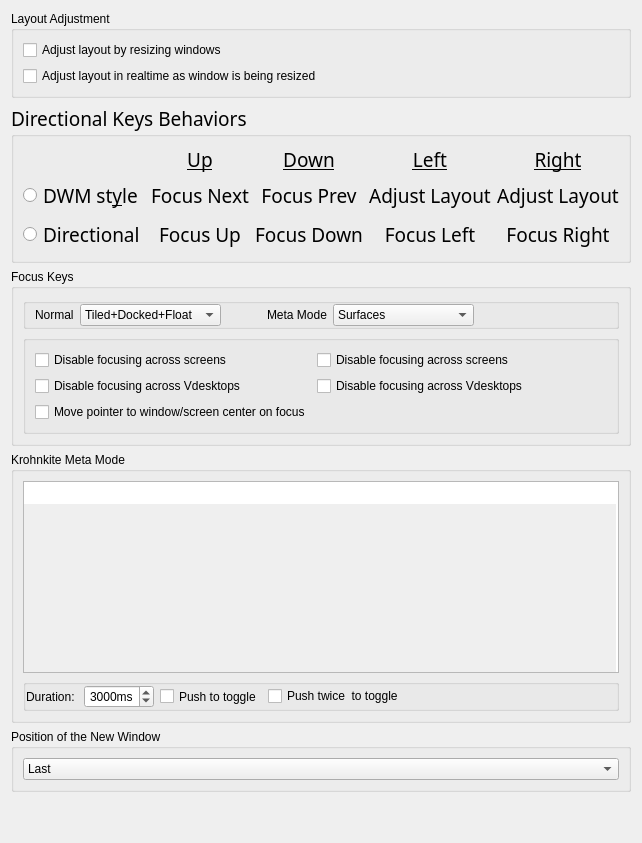
     <widget class="QWidget" name="_4_behaviorTab">
      <attribute name="title">
       <string>Behavior</string>
      </attribute>
      <layout class="QVBoxLayout" name="verticalLayout_6">
       <item>
        <widget class="QGroupBox" name="GB_1_layoutAdjustment">
         <property name="title">
          <string>Layout Adjustment</string>
         </property>
         <layout class="QVBoxLayout" name="verticalLayout_7">
          <item>
           <widget class="QCheckBox" name="kcfg_adjustLayout">
            <property name="toolTip">
             <string>Resizing window will cause layout to be adjusted. The actual behaviour might differ based on layout in use.</string>
            </property>
            <property name="text">
             <string>Adjust layout by resizing windows</string>
            </property>
           </widget>
          </item>
          <item>
           <widget class="QCheckBox" name="kcfg_adjustLayoutLive">
            <property name="toolTip">
             <string>If enabled, resizing window will immediately adjust layout. If disabled, layout will be adjusted *after* window resizing is over.</string>
            </property>
            <property name="text">
             <string>Adjust layout in realtime as window is being resized</string>
            </property>
           </widget>
          </item>
         </layout>
        </widget>
       </item>
       <item>
        <widget class="QGroupBox" name="GB_2_directionalMode">
         <property name="font">
          <font>
           <family>Noto Sans</family>
           <pointsize>14</pointsize>
           <italic>false</italic>
           <bold>false</bold>
          </font>
         </property>
         <property name="title">
          <string>Directional Keys Behaviors</string>
         </property>
         <layout class="QGridLayout" name="gridLayout_4">
          <item row="2" column="0">
           <widget class="QRadioButton" name="kcfg_directionalKeyFocus">
            <property name="sizePolicy">
             <sizepolicy hsizetype="Maximum" vsizetype="Fixed">
              <horstretch>0</horstretch>
              <verstretch>0</verstretch>
             </sizepolicy>
            </property>
            <property name="font">
             <font>
              <family>Noto Sans</family>
              <pointsize>14</pointsize>
              <italic>false</italic>
              <bold>false</bold>
             </font>
            </property>
            <property name="text">
             <string>Directional</string>
            </property>
            <attribute name="buttonGroup">
             <string notr="true">directionalKeyButtonGroup</string>
            </attribute>
           </widget>
          </item>
          <item row="0" column="4">
           <widget class="QLabel" name="label_5">
            <property name="font">
             <font>
              <family>Noto Sans</family>
              <pointsize>14</pointsize>
              <italic>false</italic>
              <bold>false</bold>
              <underline>true</underline>
             </font>
            </property>
            <property name="text">
             <string>Right</string>
            </property>
            <property name="alignment">
             <set>Qt::AlignmentFlag::AlignCenter</set>
            </property>
           </widget>
          </item>
          <item row="2" column="4">
           <widget class="QLabel" name="label_12">
            <property name="text">
             <string>Focus Right</string>
            </property>
            <property name="alignment">
             <set>Qt::AlignmentFlag::AlignCenter</set>
            </property>
           </widget>
          </item>
          <item row="1" column="2">
           <widget class="QLabel" name="label_6">
            <property name="text">
             <string>Focus Prev</string>
            </property>
            <property name="alignment">
             <set>Qt::AlignmentFlag::AlignCenter</set>
            </property>
           </widget>
          </item>
          <item row="0" column="3">
           <widget class="QLabel" name="label_4">
            <property name="font">
             <font>
              <family>Noto Sans</family>
              <pointsize>14</pointsize>
              <italic>false</italic>
              <bold>false</bold>
              <underline>true</underline>
             </font>
            </property>
            <property name="text">
             <string>Left</string>
            </property>
            <property name="alignment">
             <set>Qt::AlignmentFlag::AlignCenter</set>
            </property>
           </widget>
          </item>
          <item row="0" column="2">
           <widget class="QLabel" name="label_3">
            <property name="font">
             <font>
              <family>Noto Sans</family>
              <pointsize>14</pointsize>
              <italic>false</italic>
              <bold>false</bold>
              <underline>true</underline>
             </font>
            </property>
            <property name="text">
             <string>Down</string>
            </property>
            <property name="alignment">
             <set>Qt::AlignmentFlag::AlignCenter</set>
            </property>
           </widget>
          </item>
          <item row="1" column="3">
           <widget class="QLabel" name="label_7">
            <property name="text">
             <string>Adjust Layout</string>
            </property>
            <property name="alignment">
             <set>Qt::AlignmentFlag::AlignCenter</set>
            </property>
           </widget>
          </item>
          <item row="2" column="3">
           <widget class="QLabel" name="label_11">
            <property name="text">
             <string>Focus Left</string>
            </property>
            <property name="alignment">
             <set>Qt::AlignmentFlag::AlignCenter</set>
            </property>
           </widget>
          </item>
          <item row="1" column="1">
           <widget class="QLabel" name="label">
            <property name="text">
             <string>Focus Next</string>
            </property>
            <property name="alignment">
             <set>Qt::AlignmentFlag::AlignCenter</set>
            </property>
           </widget>
          </item>
          <item row="1" column="0">
           <widget class="QRadioButton" name="kcfg_directionalKeyDwm">
            <property name="sizePolicy">
             <sizepolicy hsizetype="Maximum" vsizetype="Fixed">
              <horstretch>0</horstretch>
              <verstretch>0</verstretch>
             </sizepolicy>
            </property>
            <property name="font">
             <font>
              <family>Noto Sans</family>
              <pointsize>14</pointsize>
              <italic>false</italic>
              <bold>false</bold>
             </font>
            </property>
            <property name="text">
             <string>DWM st&amp;yle</string>
            </property>
            <attribute name="buttonGroup">
             <string notr="true">directionalKeyButtonGroup</string>
            </attribute>
           </widget>
          </item>
          <item row="2" column="2">
           <widget class="QLabel" name="label_10">
            <property name="text">
             <string>Focus Down</string>
            </property>
            <property name="alignment">
             <set>Qt::AlignmentFlag::AlignCenter</set>
            </property>
           </widget>
          </item>
          <item row="2" column="1">
           <widget class="QLabel" name="label_9">
            <property name="text">
             <string>Focus Up</string>
            </property>
            <property name="alignment">
             <set>Qt::AlignmentFlag::AlignCenter</set>
            </property>
           </widget>
          </item>
          <item row="1" column="4">
           <widget class="QLabel" name="label_8">
            <property name="text">
             <string>Adjust Layout</string>
            </property>
            <property name="alignment">
             <set>Qt::AlignmentFlag::AlignCenter</set>
            </property>
           </widget>
          </item>
          <item row="0" column="1">
           <widget class="QLabel" name="label_2">
            <property name="font">
             <font>
              <family>Noto Sans</family>
              <pointsize>14</pointsize>
              <italic>false</italic>
              <bold>false</bold>
              <underline>true</underline>
             </font>
            </property>
            <property name="text">
             <string>Up</string>
            </property>
            <property name="alignment">
             <set>Qt::AlignmentFlag::AlignCenter</set>
            </property>
           </widget>
          </item>
         </layout>
        </widget>
       </item>
       <item>
        <widget class="QGroupBox" name="groupBox">
         <property name="title">
          <string>Focus Keys</string>
         </property>
         <layout class="QVBoxLayout" name="verticalLayout_15">
          <item>
           <widget class="QGroupBox" name="groupBox_2">
            <property name="title">
             <string/>
            </property>
            <property name="flat">
             <bool>true</bool>
            </property>
            <layout class="QGridLayout" name="gridLayout_34">
             <property name="topMargin">
              <number>0</number>
             </property>
             <property name="bottomMargin">
              <number>0</number>
             </property>
             <item row="0" column="6">
              <spacer name="horizontalSpacer_24">
               <property name="orientation">
                <enum>Qt::Orientation::Horizontal</enum>
               </property>
               <property name="sizeHint" stdset="0">
                <size>
                 <width>40</width>
                 <height>20</height>
                </size>
               </property>
              </spacer>
             </item>
             <item row="0" column="5">
              <widget class="QComboBox" name="kcfg_focusMeta">
               <property name="toolTip">
                <string>&lt;html&gt;&lt;head/&gt;&lt;body&gt;&lt;p&gt;What types of window can be focused using Krohnkite's focus keys in meta Mode. &lt;/p&gt;&lt;p&gt;Meta shortcuts: &lt;span style=&quot; font-weight:700;&quot;&gt;MetaFocusLeft&lt;/span&gt;, &lt;span style=&quot; font-weight:700;&quot;&gt;MetaFocusRight&lt;/span&gt;, &lt;span style=&quot; font-weight:700;&quot;&gt;MetaFocusUp&lt;/span&gt;, &lt;span style=&quot; font-weight:700;&quot;&gt;MetaFocusDown&lt;/span&gt;&lt;/p&gt;&lt;p&gt;These Meta Shortcuts have configured on the same Focus keys. Can be overridden in Krohnkite Meta Mode configuration settings (see wiki).&lt;/p&gt;&lt;p&gt;&lt;span style=&quot; font-weight:700;&quot;&gt;Special : focus up - &lt;/span&gt;walk on screens. &lt;span style=&quot; font-weight:700;&quot;&gt;focus down - &lt;/span&gt;walk on all the windows, even those that are not managed and  registered by Krohnkite. &lt;span style=&quot; font-weight:700;&quot;&gt;focus left/right - &lt;/span&gt;walk on Virtual Desktops.&lt;/p&gt;&lt;/body&gt;&lt;/html&gt;</string>
               </property>
               <property name="currentIndex">
                <number>1</number>
               </property>
               <item>
                <property name="text">
                 <string>Tiled+Docked+Float</string>
                </property>
               </item>
               <item>
                <property name="text">
                 <string>Surfaces</string>
                </property>
               </item>
               <item>
                <property name="text">
                 <string>Tiled</string>
                </property>
               </item>
               <item>
                <property name="text">
                 <string>Float</string>
                </property>
               </item>
               <item>
                <property name="text">
                 <string>Docked</string>
                </property>
               </item>
               <item>
                <property name="text">
                 <string>Tiled+Float</string>
                </property>
               </item>
               <item>
                <property name="text">
                 <string>Tiled+Docked</string>
                </property>
               </item>
               <item>
                <property name="text">
                 <string>Float+Docked</string>
                </property>
               </item>
               <item>
                <property name="text">
                 <string>Special</string>
                </property>
               </item>
              </widget>
             </item>
             <item row="0" column="0">
              <widget class="QLabel" name="label_62">
               <property name="text">
                <string>Normal</string>
               </property>
              </widget>
             </item>
             <item row="0" column="1">
              <widget class="QComboBox" name="kcfg_focusNormal">
               <property name="toolTip">
                <string>&lt;html&gt;&lt;head/&gt;&lt;body&gt;&lt;p&gt;What types of window can be focused using Krohnkite's focus keys. &lt;/p&gt;&lt;p&gt;&lt;span style=&quot; font-weight:700;&quot;&gt;Special : focus up - &lt;/span&gt;walk on screens. &lt;span style=&quot; font-weight:700;&quot;&gt;focus down - &lt;/span&gt;walk on all the windows, even those that are not managed and  registered by Krohnkite. &lt;span style=&quot; font-weight:700;&quot;&gt;focus left/right - &lt;/span&gt;walk on Virtual Desktops.&lt;/p&gt;&lt;/body&gt;&lt;/html&gt;</string>
               </property>
               <item>
                <property name="text">
                 <string>Tiled+Docked+Float</string>
                </property>
               </item>
               <item>
                <property name="text">
                 <string>Surfaces</string>
                </property>
               </item>
               <item>
                <property name="text">
                 <string>Tiled</string>
                </property>
               </item>
               <item>
                <property name="text">
                 <string>Float</string>
                </property>
               </item>
               <item>
                <property name="text">
                 <string>Docked</string>
                </property>
               </item>
               <item>
                <property name="text">
                 <string>Tiled+Float</string>
                </property>
               </item>
               <item>
                <property name="text">
                 <string>Tiled+Docked</string>
                </property>
               </item>
               <item>
                <property name="text">
                 <string>Float+Docked</string>
                </property>
               </item>
               <item>
                <property name="text">
                 <string>Special</string>
                </property>
               </item>
              </widget>
             </item>
             <item row="0" column="3">
              <widget class="QLabel" name="label_63">
               <property name="text">
                <string>Meta Mode</string>
               </property>
               <property name="margin">
                <number>0</number>
               </property>
              </widget>
             </item>
             <item row="0" column="2">
              <spacer name="horizontalSpacer_26">
               <property name="orientation">
                <enum>Qt::Orientation::Horizontal</enum>
               </property>
               <property name="sizeType">
                <enum>QSizePolicy::Policy::Minimum</enum>
               </property>
               <property name="sizeHint" stdset="0">
                <size>
                 <width>40</width>
                 <height>20</height>
                </size>
               </property>
              </spacer>
             </item>
            </layout>
           </widget>
          </item>
          <item>
           <widget class="QGroupBox" name="groupBox_3">
            <property name="title">
             <string/>
            </property>
            <property name="flat">
             <bool>true</bool>
            </property>
            <layout class="QGridLayout" name="gridLayout_35">
             <item row="0" column="0">
              <widget class="QCheckBox" name="kcfg_focusNormalDisableScreens">
               <property name="toolTip">
                <string>&lt;html&gt;&lt;head/&gt;&lt;body&gt;&lt;p&gt;&lt;br/&gt;&lt;/p&gt;&lt;/body&gt;&lt;/html&gt;</string>
               </property>
               <property name="text">
                <string>Disable focusing across screens</string>
               </property>
              </widget>
             </item>
             <item row="1" column="1">
              <widget class="QCheckBox" name="kcfg_focusMetaDisableVDesktops">
               <property name="toolTip">
                <string>&lt;html&gt;&lt;head/&gt;&lt;body&gt;&lt;p&gt;&lt;br/&gt;&lt;/p&gt;&lt;/body&gt;&lt;/html&gt;</string>
               </property>
               <property name="text">
                <string>Disable focusing across Vdesktops</string>
               </property>
              </widget>
             </item>
             <item row="0" column="1">
              <widget class="QCheckBox" name="kcfg_focusMetaDisableScreens">
               <property name="toolTip">
                <string>&lt;html&gt;&lt;head/&gt;&lt;body&gt;&lt;p&gt;&lt;br/&gt;&lt;/p&gt;&lt;/body&gt;&lt;/html&gt;</string>
               </property>
               <property name="text">
                <string>Disable focusing across screens</string>
               </property>
              </widget>
             </item>
             <item row="1" column="0">
              <widget class="QCheckBox" name="kcfg_focusNormalDisableVDesktops">
               <property name="toolTip">
                <string>&lt;html&gt;&lt;head/&gt;&lt;body&gt;&lt;p&gt;&lt;br/&gt;&lt;/p&gt;&lt;/body&gt;&lt;/html&gt;</string>
               </property>
               <property name="text">
                <string>Disable focusing across Vdesktops</string>
               </property>
              </widget>
             </item>
             <item row="2" column="0">
              <widget class="QCheckBox" name="kcfg_movePointerOnFocus">
               <property name="toolTip">
                 <string>Move mouse cursor to the center of a window/screen when it becomes focused</string>
               </property>
               <property name="text">
                 <string>Move pointer to window/screen center on focus</string>
               </property>
              </widget>
             </item>
             <item row="0" column="2">
              <spacer name="horizontalSpacer_25">
               <property name="orientation">
                <enum>Qt::Orientation::Horizontal</enum>
               </property>
               <property name="sizeHint" stdset="0">
                <size>
                 <width>40</width>
                 <height>20</height>
                </size>
               </property>
              </spacer>
             </item>
            </layout>
           </widget>
          </item>
         </layout>
        </widget>
       </item>
       <item>
        <widget class="QGroupBox" name="GB_3_metaShortcut">
         <property name="title">
          <string>Krohnkite Meta Mode</string>
         </property>
         <layout class="QVBoxLayout" name="verticalLayout_3">
          <item>
           <widget class="QPlainTextEdit" name="kcfg_metaConf">
            <property name="sizePolicy">
             <sizepolicy hsizetype="Expanding" vsizetype="Minimum">
              <horstretch>0</horstretch>
              <verstretch>0</verstretch>
             </sizepolicy>
            </property>
            <property name="toolTip">
             <string>&lt;html&gt;&lt;head/&gt;&lt;body&gt;&lt;p&gt;Redefining the default keybindings in Meta Mode (see the wiki for details)&lt;/p&gt;&lt;p&gt;Format(Case Sensitive): functionality1=functionality2&amp;lt;enter&amp;gt;&lt;/p&gt;&lt;p&gt;where functionality1 is what you shortcut push, functionality2 - what functionality will run in Meta Mode For example:&lt;/p&gt;&lt;p&gt;RaiseSurfaceCapacity=ResetSurfaceCapacity&lt;/p&gt;&lt;/body&gt;&lt;/html&gt;</string>
            </property>
            <property name="overwriteMode">
             <bool>false</bool>
            </property>
            <property name="backgroundVisible">
             <bool>true</bool>
            </property>
            <property name="centerOnScroll">
             <bool>true</bool>
            </property>
           </widget>
          </item>
          <item>
           <widget class="QGroupBox" name="GB_2_metaDuration">
            <property name="sizePolicy">
             <sizepolicy hsizetype="Preferred" vsizetype="Preferred">
              <horstretch>0</horstretch>
              <verstretch>0</verstretch>
             </sizepolicy>
            </property>
            <property name="title">
             <string/>
            </property>
            <property name="flat">
             <bool>true</bool>
            </property>
            <layout class="QGridLayout" name="gridLayout_31">
             <property name="leftMargin">
              <number>0</number>
             </property>
             <property name="topMargin">
              <number>0</number>
             </property>
             <property name="bottomMargin">
              <number>0</number>
             </property>
             <property name="horizontalSpacing">
              <number>6</number>
             </property>
             <property name="verticalSpacing">
              <number>0</number>
             </property>
             <item row="0" column="3">
              <widget class="QCheckBox" name="kcfg_metaIsPushedTwice">
               <property name="sizePolicy">
                <sizepolicy hsizetype="Preferred" vsizetype="Fixed">
                 <horstretch>0</horstretch>
                 <verstretch>0</verstretch>
                </sizepolicy>
               </property>
               <property name="maximumSize">
                <size>
                 <width>16777215</width>
                 <height>20</height>
                </size>
               </property>
               <property name="sizeIncrement">
                <size>
                 <width>0</width>
                 <height>0</height>
                </size>
               </property>
               <property name="toolTip">
                <string>&lt;html&gt;&lt;head/&gt;&lt;body&gt;&lt;p&gt;Push twice the meta shortcut to enable/disable the Meta Mode&lt;/p&gt;&lt;/body&gt;&lt;/html&gt;</string>
               </property>
               <property name="text">
                <string>Push twice  to toggle</string>
               </property>
              </widget>
             </item>
             <item row="0" column="0">
              <widget class="QLabel" name="label_61">
               <property name="text">
                <string>Duration: </string>
               </property>
              </widget>
             </item>
             <item row="0" column="1">
              <widget class="QSpinBox" name="kcfg_metaTimeout">
               <property name="focusPolicy">
                <enum>Qt::FocusPolicy::StrongFocus</enum>
               </property>
               <property name="toolTip">
                <string>&lt;html&gt;&lt;head/&gt;&lt;body&gt;&lt;p&gt;Time Duration in milliseconds before the Meta Mode is automatically disabled&lt;/p&gt;&lt;/body&gt;&lt;/html&gt;</string>
               </property>
               <property name="alignment">
                <set>Qt::AlignmentFlag::AlignCenter</set>
               </property>
               <property name="suffix">
                <string>ms</string>
               </property>
               <property name="minimum">
                <number>100</number>
               </property>
               <property name="maximum">
                <number>9999</number>
               </property>
               <property name="value">
                <number>3000</number>
               </property>
              </widget>
             </item>
             <item row="0" column="4">
              <spacer name="horizontalSpacer_22">
               <property name="orientation">
                <enum>Qt::Orientation::Horizontal</enum>
               </property>
               <property name="sizeHint" stdset="0">
                <size>
                 <width>40</width>
                 <height>20</height>
                </size>
               </property>
              </spacer>
             </item>
             <item row="0" column="2">
              <widget class="QCheckBox" name="kcfg_metaIsToggle">
               <property name="sizePolicy">
                <sizepolicy hsizetype="Preferred" vsizetype="Preferred">
                 <horstretch>0</horstretch>
                 <verstretch>0</verstretch>
                </sizepolicy>
               </property>
               <property name="toolTip">
                <string>&lt;html&gt;&lt;head/&gt;&lt;body&gt;&lt;p&gt;Krohnkite Meta shorcut works as a switcher of the Meta Mode&lt;/p&gt;&lt;/body&gt;&lt;/html&gt;</string>
               </property>
               <property name="text">
                <string>Push to toggle</string>
               </property>
              </widget>
             </item>
            </layout>
           </widget>
          </item>
         </layout>
        </widget>
       </item>
       <item>
        <widget class="QGroupBox" name="GB_4_newWindowPositions">
         <property name="title">
          <string>Position of the New Window</string>
         </property>
         <layout class="QVBoxLayout" name="verticalLayout_9">
          <item alignment="Qt::AlignmentFlag::AlignVCenter">
           <widget class="QComboBox" name="kcfg_newWindowPosition">
            <property name="minimumSize">
             <size>
              <width>400</width>
              <height>0</height>
             </size>
            </property>
            <item>
             <property name="text">
              <string>Last</string>
             </property>
            </item>
            <item>
             <property name="text">
              <string>First</string>
             </property>
            </item>
            <item>
             <property name="text">
              <string>Second</string>
             </property>
            </item>
           </widget>
          </item>
         </layout>
        </widget>
       </item>
       <item>
        <spacer name="verticalSpacer_3">
         <property name="orientation">
          <enum>Qt::Orientation::Vertical</enum>
         </property>
         <property name="sizeHint" stdset="0">
          <size>
           <width>20</width>
           <height>40</height>
          </size>
         </property>
        </spacer>
       </item>
      </layout>
     </widget>
